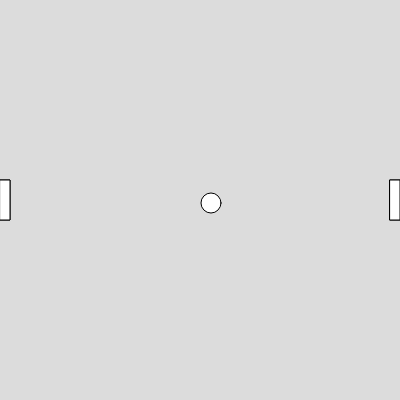
Frame 1 (no input)
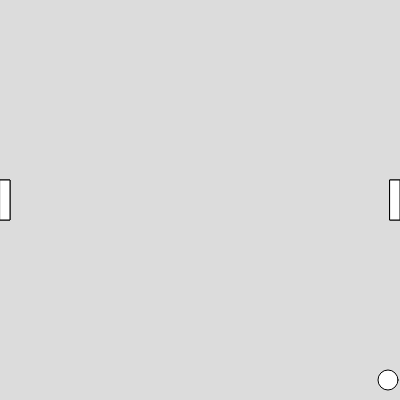
Frame 60 (no input)
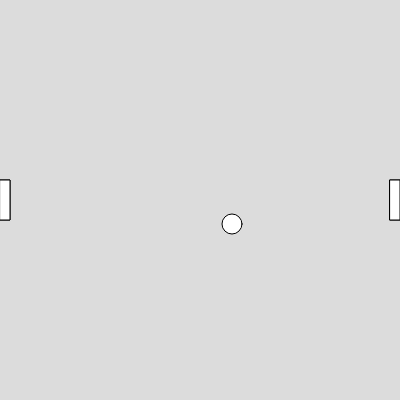
Frame 120 (the mouse pressed at the canvas centre since frame 60)

The p5.js sketch that drew these frames (run headless with seeded random() and noise() and a simulated clock; from frame 60 on, the mouse is pressed at the canvas centre):

// p5.js sketch
// ── sketch.js
let gBall;
let lpaddle,rpaddle;
let player1 = 0, player2 = 0;
function setup() {
  createCanvas(400, 400);
  gBall = new Ball(width/2,height/2,8,3);
  console.log(gBall);
  //create paddles
  let pWidth = 10, pHeight =40
  lpaddle = new Paddle(0,height/2 - pHeight/2,pWidth,pHeight,50);
  rpaddle = new Paddle(width - pWidth,height/2 - pHeight/2,pWidth,pHeight,30);
}

function draw() {
  background(220);
 
  lpaddle.show();
  rpaddle.show();
  //BALL BEHAVIOUR

  gBall.move();
  gBall.checkCollisionPaddle(lpaddle);
  gBall.checkCollisionPaddle(rpaddle);
  gBall.checkCollisionWall();
  gBall.show();

  let point = gBall.checkWinner();
  if(point == 1) {
    player1++;
    gBall.reset();
    console.log("p1 vs p2 :" + player1 + " " + player2)

  } else if(point ==2 ) {
    player2++;
    gBall.reset();
    console.log("p1 vs p2 :" + player1 + " " + player2)
  }
  // if key up and down are pressed move the paddles
  if(keyIsDown(UP_ARROW)){
    rpaddle.moveUp();

  }else if(keyIsDown(DOWN_ARROW)){
    rpaddle.moveDown()
  }

  if(keyIsDown(87)){
    lpaddle.moveUp();
  }else if(keyIsDown(83)){
    lpaddle.moveDown();
  }

  //if keys w and s are are pressed move the left paddle
  //if keys W and S are pressed, move the left paddle
  if(keyIsDown(87)) {
    lPaddle.moveUp();
  } else if(keyIsDown(83)){
    lPaddle.moveDown();
  } 

  lpaddle.show();
  rpaddle.show();
}
// ── ball.js
class Ball {
    constructor(x, y, xSpeed, ySpeed) {
        this.x = x;
        this.y = y
        this.xSpeed = xSpeed;
        this.ySpeed = ySpeed;
        this.size = 20;
    }
    show() {
        circle(this.x, this.y, this.size);
    }
    move(){
        this.y= this.y + this.ySpeed;
        this.x= this.y+ this.xSpeed;

    }
    reset() {
    this.x = width/2;
    this.y = height/2;
    this.xSpeed = random(-5,5);
    this.ySpeed = random(-3,3);
  }

  checkCollisionWall() {
    if(this.y <this.size/2 || this.y>height-this.size/2) {
      this.ySpeed = -this.ySpeed;
    }
  } 
  checkWinner() {
    if(this.x<0) {
      return 2;
    } else if(this.x>width) {
      return 1;
    } else {
      return 0;
    }
  }

  checkCollisionPaddle(paddle) {
     if(this.x<paddle.x+paddle.width &&
      this.x > paddle.x &&
      this.y<paddle.y + paddle.height &&
      this.y > paddle.y
    ) {
      console.log("BAM!!");
      this.xSpeed = -this.xSpeed*1.2;
    }
  }
}
// ── paddle.js
class Paddle {
  constructor(x,y,width,height,speed) {
    this.x = x;
    this.y = y;
    this.width = width;
    this.height = height;
    this.speed = speed;
  }

  show() {
    rect(this.x, this.y, this.width, this.height);
  }
  moveUp(){
 if (this.y>0){
    this.y -= this.speed
 }
  }
  moveDown(){
    if (this.y < height - this.height) {
        this.y+= this.speed

  }
}
}
